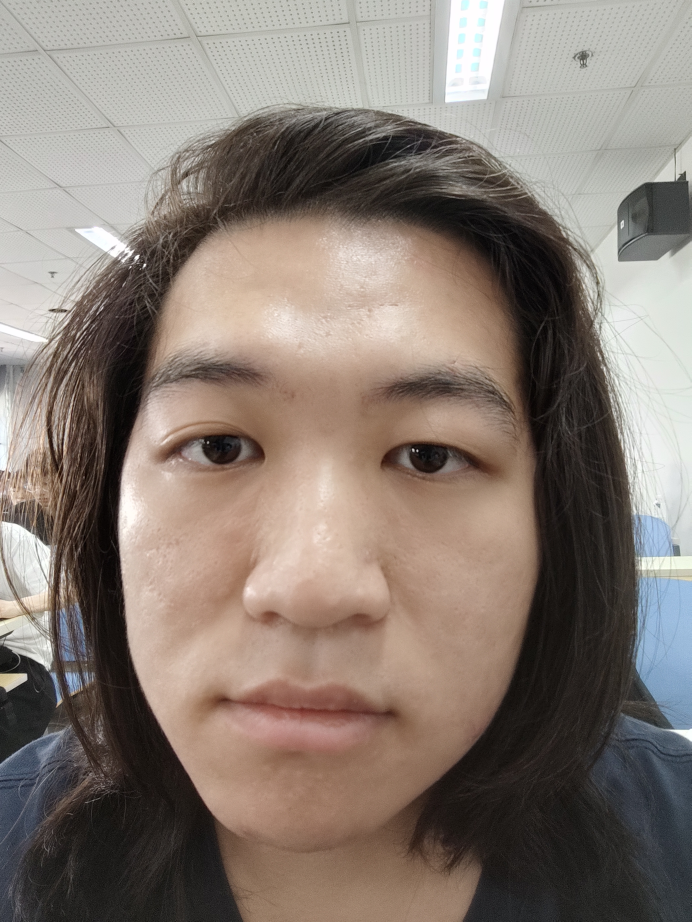
#> input picture model/face_recognition/face1/Ljy.jpg, 3456 x 4608 px (shown at 1/5 size); its folder holds only this picture in this run
$ python -i preProcess.py   (imports and definitions only)
#> lines starting #> are read from the running program, lines starting #| are printed output that depends on the picture
import cv2
import os

import numpy as np


# [45 lines left out: function preprocess, not called in this run]


def preprocess_single(pil_image):
    # 创建人脸检测器
    face_cascade = cv2.CascadeClassifier(cv2.data.haarcascades + 'haarcascade_frontalface_alt.xml')

    output_size = (160, 160)  # 目标像素大小

    image = cv2.cvtColor(np.array(pil_image), cv2.COLOR_RGB2BGR)
#> image is the input picture: shape (4608, 3456, 3); mean B, G, R 115.1, 123.5, 135.5

    # 灰度化图像
    gray = cv2.cvtColor(image, cv2.COLOR_BGR2GRAY)
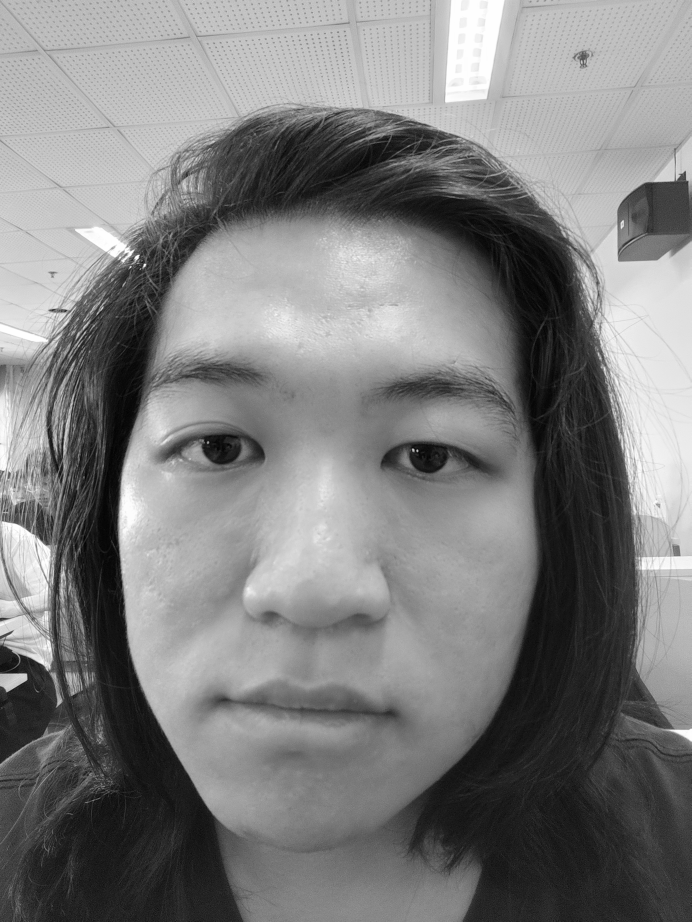
#> gray: shape (4608, 3456) (shown at 1/5 size); min 0, max 255, mean 126.2

    # 检测人脸
    faces = face_cascade.detectMultiScale(gray, scaleFactor=1.1, minNeighbors=5, minSize=(30, 30))
#> faces = [[267, 1241, 2727, 2727]]

    # 遍历检测到的人脸
    for (x, y, w, h) in faces:
        # 裁剪人脸区域
        face = image[y:y + h, x:x + w]

        # 调整人脸大小为目标像素大小
        resized_face = cv2.resize(face, output_size)

        return resized_face
#> this loop made 1 pass
#> pass 1, in preprocess_single, `face = image[y:y + h, x:x + w]`:
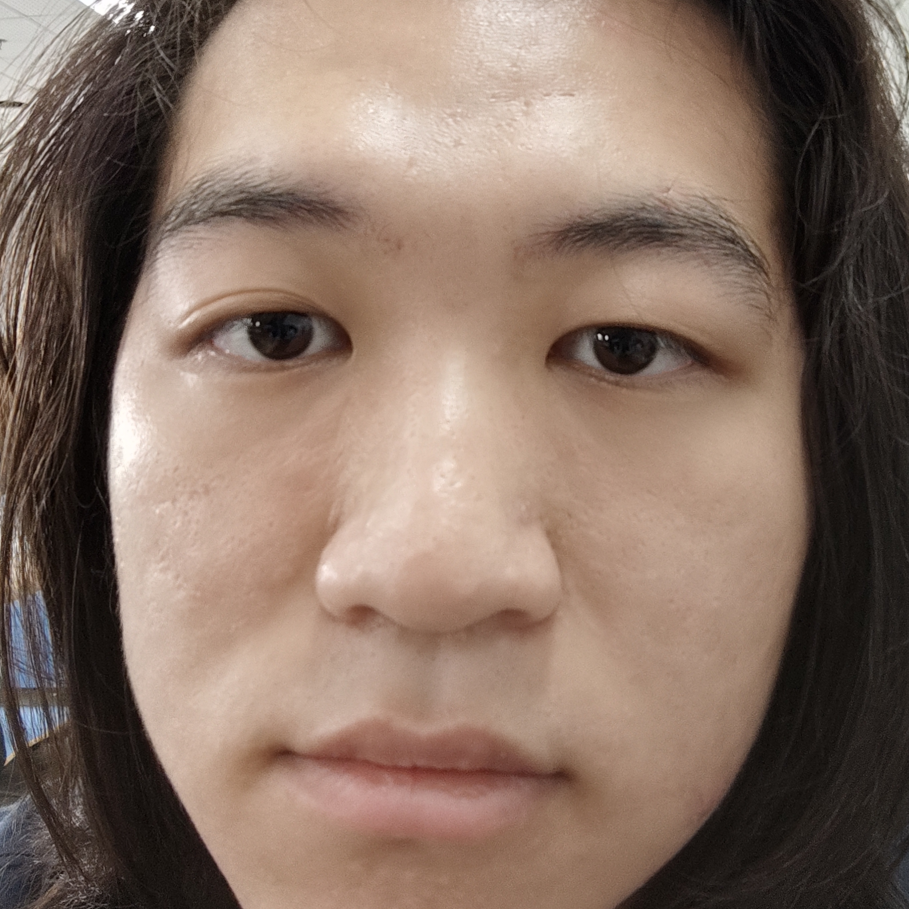
#> face: shape (2727, 2727, 3) (shown at 1/3 size); mean B, G, R 100.8, 113.7, 135.7
#> pass 1, in preprocess_single, `resized_face = cv2.resize(face, output_size)`:
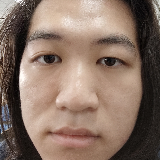
#> resized_face: shape (160, 160, 3); mean B, G, R 100.6, 113.5, 135.6
    return None

>>> import cv2
>>> picture = cv2.cvtColor(cv2.imread('face1/Ljy.jpg'), cv2.COLOR_BGR2RGB)
>>> result = preprocess_single(picture)

$ run again, on model/face_recognition/face1/Lkj.jpg
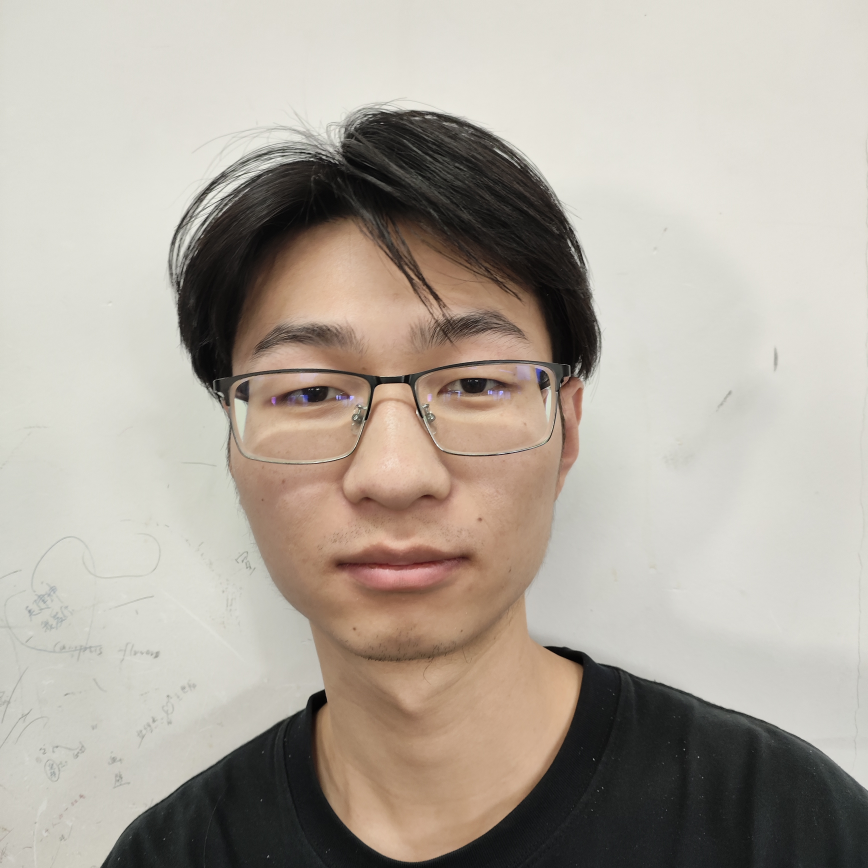
#> input picture model/face_recognition/face1/Lkj.jpg, 3472 x 3472 px (shown at 1/4 size)
#> in preprocess_single, image is the input picture: shape (3472, 3472, 3); mean B, G, R 157.7, 167.8, 175.8
#> in preprocess_single, `gray = cv2.cvtColor(image, cv2.COLOR_BGR2GRAY)`:
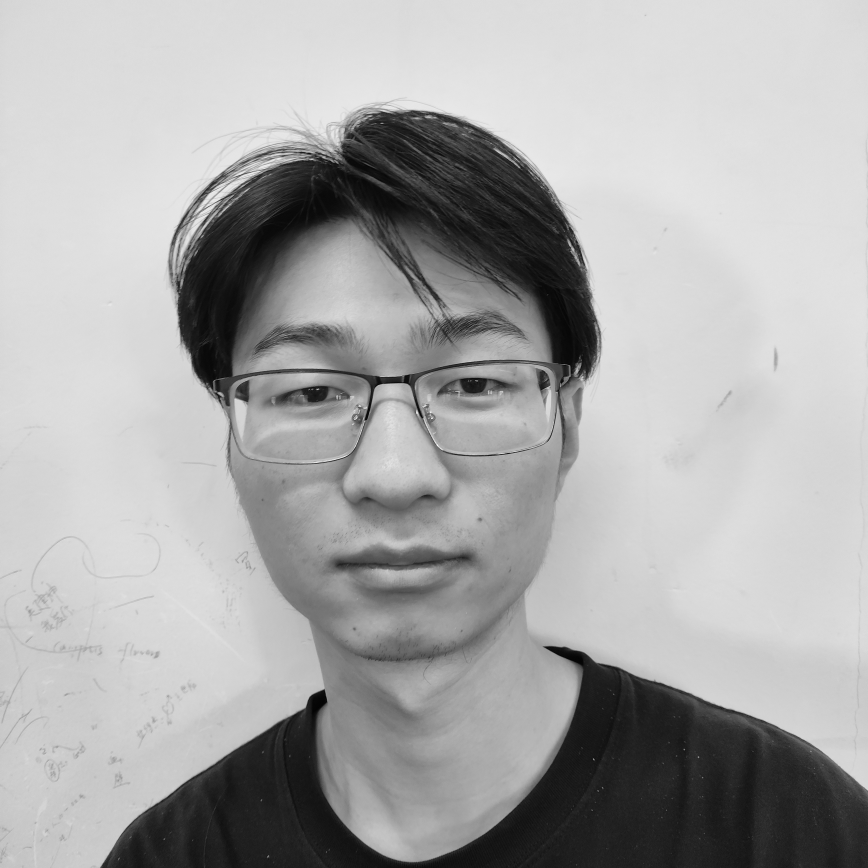
#> gray: shape (3472, 3472) (shown at 1/4 size); min 0, max 255, mean 169.1
#> faces = [[701, 839, 1779, 1779]]
#> the loop in preprocess_single, `for (x, y, w, h) in faces:` made 1 pass
#> pass 1, in preprocess_single, `resized_face = cv2.resize(face, output_size)`:
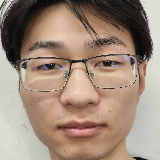
#> resized_face: shape (160, 160, 3); mean B, G, R 121.9, 137.6, 158.7

$ run again, on model/face_recognition/face1/Lxq.jpg
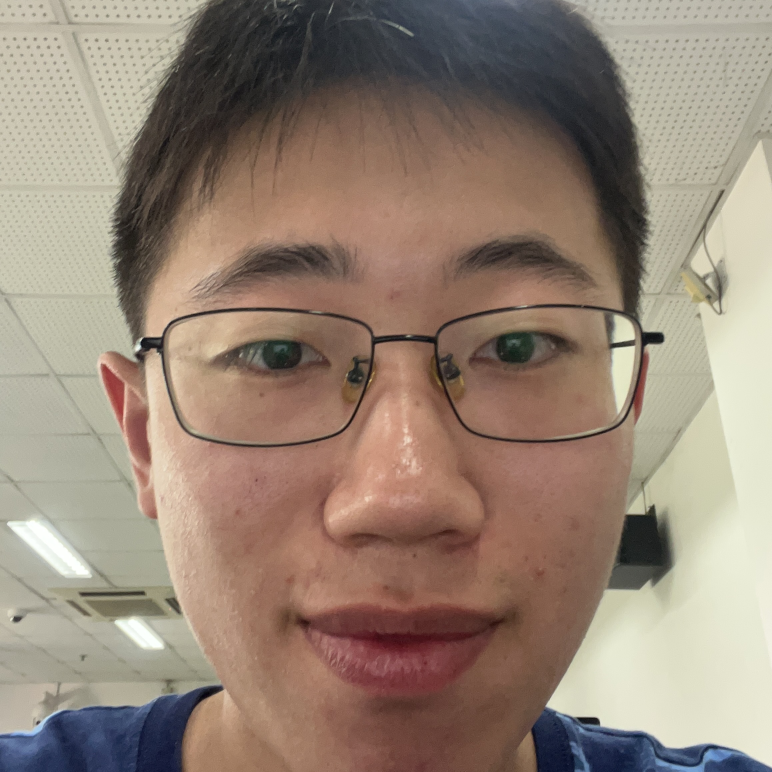
#> input picture model/face_recognition/face1/Lxq.jpg, 2316 x 2316 px (shown at 1/3 size)
#> in preprocess_single, image is the input picture: shape (2316, 2316, 3); mean B, G, R 117.9, 132.3, 149.7
#> in preprocess_single, `gray = cv2.cvtColor(image, cv2.COLOR_BGR2GRAY)`:
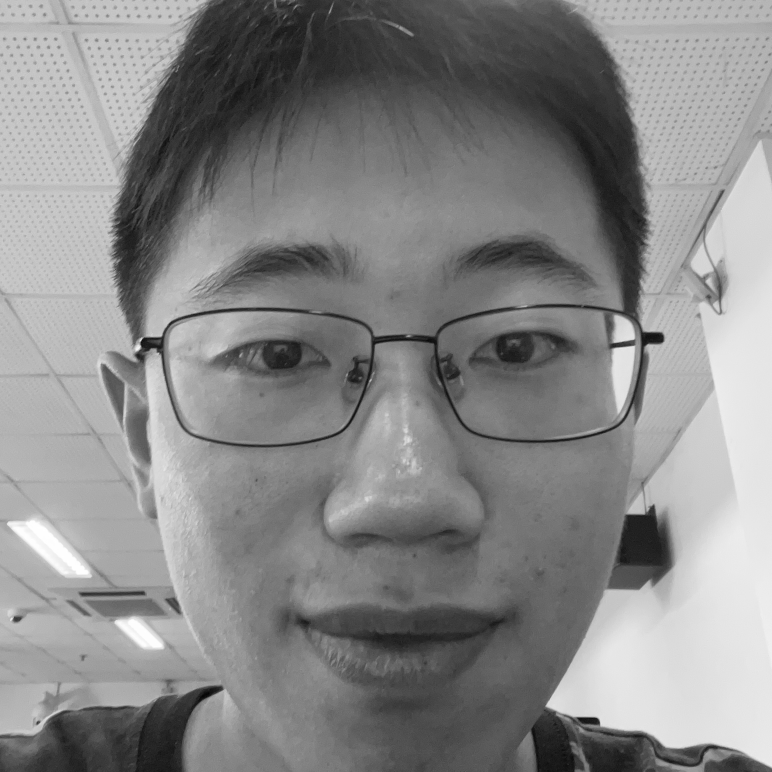
#> gray: shape (2316, 2316) (shown at 1/3 size); min 1, max 255, mean 135.8
#> faces = [[290, 337, 1848, 1848]]
#> the loop in preprocess_single, `for (x, y, w, h) in faces:` made 1 pass
#> pass 1, in preprocess_single, `resized_face = cv2.resize(face, output_size)`:
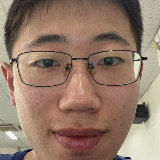
#> resized_face: shape (160, 160, 3); mean B, G, R 106, 123.1, 148.8

$ run again, on model/face_recognition/face1/Wyp.jpg
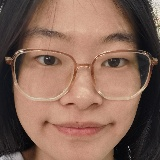
#> input picture model/face_recognition/face1/Wyp.jpg, 160 x 160 px
#> in preprocess_single, image is the input picture: shape (160, 160, 3); mean B, G, R 87.7, 102.3, 134.3
#> in preprocess_single, `gray = cv2.cvtColor(image, cv2.COLOR_BGR2GRAY)`:
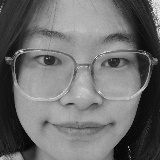
#> gray: shape (160, 160); min 1, max 244, mean 110.2
#> faces = [[13, 13, 140, 140]]
#> the loop in preprocess_single, `for (x, y, w, h) in faces:` made 1 pass
#> pass 1, in preprocess_single, `resized_face = cv2.resize(face, output_size)`:
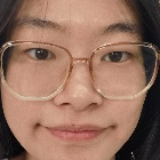
#> resized_face: shape (160, 160, 3); mean B, G, R 94.9, 112, 149.2
